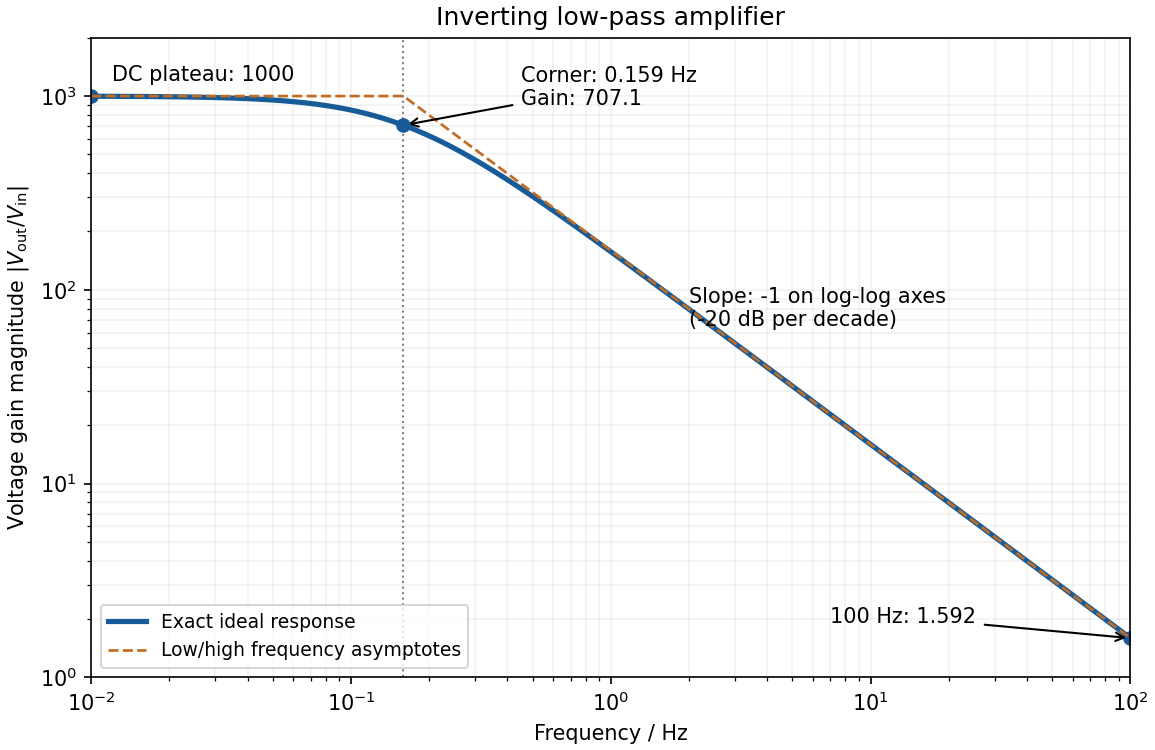

Here is the Python script that generated this plot:
"""Original transfer-function plot; Python 3.14, NumPy and Matplotlib."""
import numpy as np
import matplotlib.pyplot as plt

f = np.geomspace(0.01, 100, 1600)
fc = 1/(2*np.pi)
gain = 1000/np.sqrt(1+(f/fc)**2)
fig, ax = plt.subplots(figsize=(7.7, 5.0), layout="constrained")
ax.loglog(f, gain, color="#175b98", lw=2.5, label="Exact ideal response")
ax.loglog([.01, fc, 100], [1000, 1000, 1000*fc/100], "--", color="#c06c22", lw=1.3, label="Low/high frequency asymptotes")
ax.axvline(fc, color="0.5", ls=":", lw=1)
ax.scatter([fc], [1000/np.sqrt(2)], color="#175b98", zorder=5)
ax.annotate("Corner: 0.159 Hz\nGain: 707.1", xy=(fc, 1000/np.sqrt(2)), xytext=(.45, 900), arrowprops=dict(arrowstyle="->"), fontsize=10)
ax.text(.012, 1200, "DC plateau: 1000", fontsize=10)
ax.text(2, 65, "Slope: -1 on log-log axes\n(-20 dB per decade)", fontsize=10)
ax.scatter([.01, 100], [gain[0], gain[-1]], color="#175b98")
ax.annotate("100 Hz: 1.592", xy=(100, gain[-1]), xytext=(7, 1.9), fontsize=10, arrowprops=dict(arrowstyle="->"))
ax.set(xlim=(.01, 100), ylim=(1, 2000), xlabel="Frequency / Hz", ylabel=r"Voltage gain magnitude $|V_{\rm out}/V_{\rm in}|$", title="Inverting low-pass amplifier")
ax.grid(which="both", alpha=.16)
ax.legend(loc="lower left", fontsize=9)
fig.savefig("paper-1-amplifier-gain.png", dpi=150, facecolor="white")
